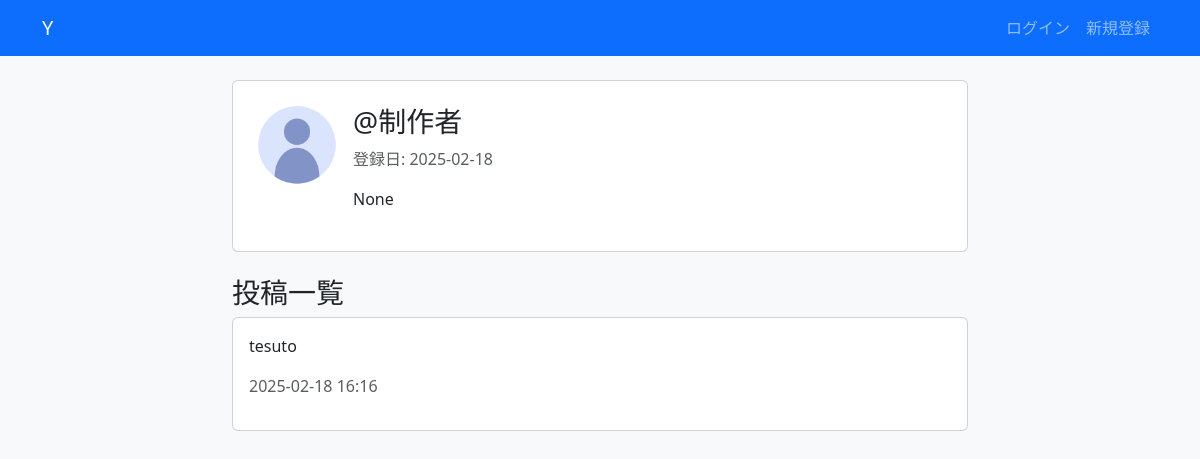
Page /profile/制作者/ on the committed database.
### Y/models.py (models this page shows, shortened)
class Profile(models.Model):
    user = models.OneToOneField(User, on_delete=models.CASCADE)
    bio = models.TextField(blank=True, null=True)  # 自己紹介
    profile_image = models.ImageField(upload_to='profile_pics/', blank=True, null=True)  # プロフィール画像
    created_at = models.DateTimeField(auto_now_add=True)

class Tweet(models.Model):
    user = models.ForeignKey(User, on_delete=models.CASCADE)
    content = models.CharField(max_length=280)
    image = models.ImageField(upload_to='tweets/', blank=True, null=True)
    created_at = models.DateTimeField(auto_now_add=True)
    original_tweet = models.ForeignKey('self', on_delete=models.CASCADE, null=True, blank=True, related_name='retweets')
    class Meta:
        unique_together = ('user', 'original_tweet')  # 同じユーザーが同じツイートをリツイートできない
    parent_tweet = models.ForeignKey('self', on_delete=models.CASCADE, null=True, blank=True, related_name='replies')

### Y/views.py (the view)
# urls.py: path('profile/<str:username>/', views.profile_view, name='profile'),
def profile_view(request, username):
    user = get_object_or_404(User, username=username)
    profile, created = Profile.objects.get_or_create(user=user)
    tweets = Tweet.objects.filter(user=user).order_by('-created_at')
    return render(request, 'Y/profile.html', {'profile': profile, 'tweets': tweets})

### Y/context_processors.py (called while the page is built)
def unread_notifications(request):
    if request.user.is_authenticated:
        return {'unread_notifications': Notification.objects.filter(receiver=request.user, is_read=False).count()}
    return {}

### Y/templates/Y/profile.html (shortened to what this page needs)
{% extends 'Y/base.html' %}
{% load static %}
{% block content %}
<div class="row">
    <div class="col-md-8 mx-auto">
        <div class="card p-4">
            <div class="d-flex">
                {% if profile.profile_image %}
                    <img src="{{ profile.profile_image.url }}" class="rounded-circle" width="80" height="80">
                {% else %}
                    <img src={% static "images/profile_icon.png" %} class="rounded-circle" width="80" height="80">
                {% endif %}
                <div class="ms-3">
                    <h3>@{{ profile.user.username }}</h3>
                    <p class="text-muted">登録日: {{ profile.user.date_joined|date:"Y-m-d" }}</p>
                    <p>{{ profile.bio }}</p>
                </div>
            </div>
        </div>
        <h3 class="mt-4">投稿一覧</h3>
        {% for tweet in tweets %}
            <div class="card mt-2">
                <div class="card-body">
                    <p>{{ tweet.content }}</p>
                    <p class="text-muted">{{ tweet.created_at|date:"Y-m-d H:i" }}</p>
                </div>
            </div>
        {% endfor %}
    </div>
</div>
{% endblock %}

### rows in the picture
Profile: user.username "制作者", user.date_joined "2025-02-18", bio "None"
Tweet: content "tesuto", created_at "2025-02-18 16:16"
